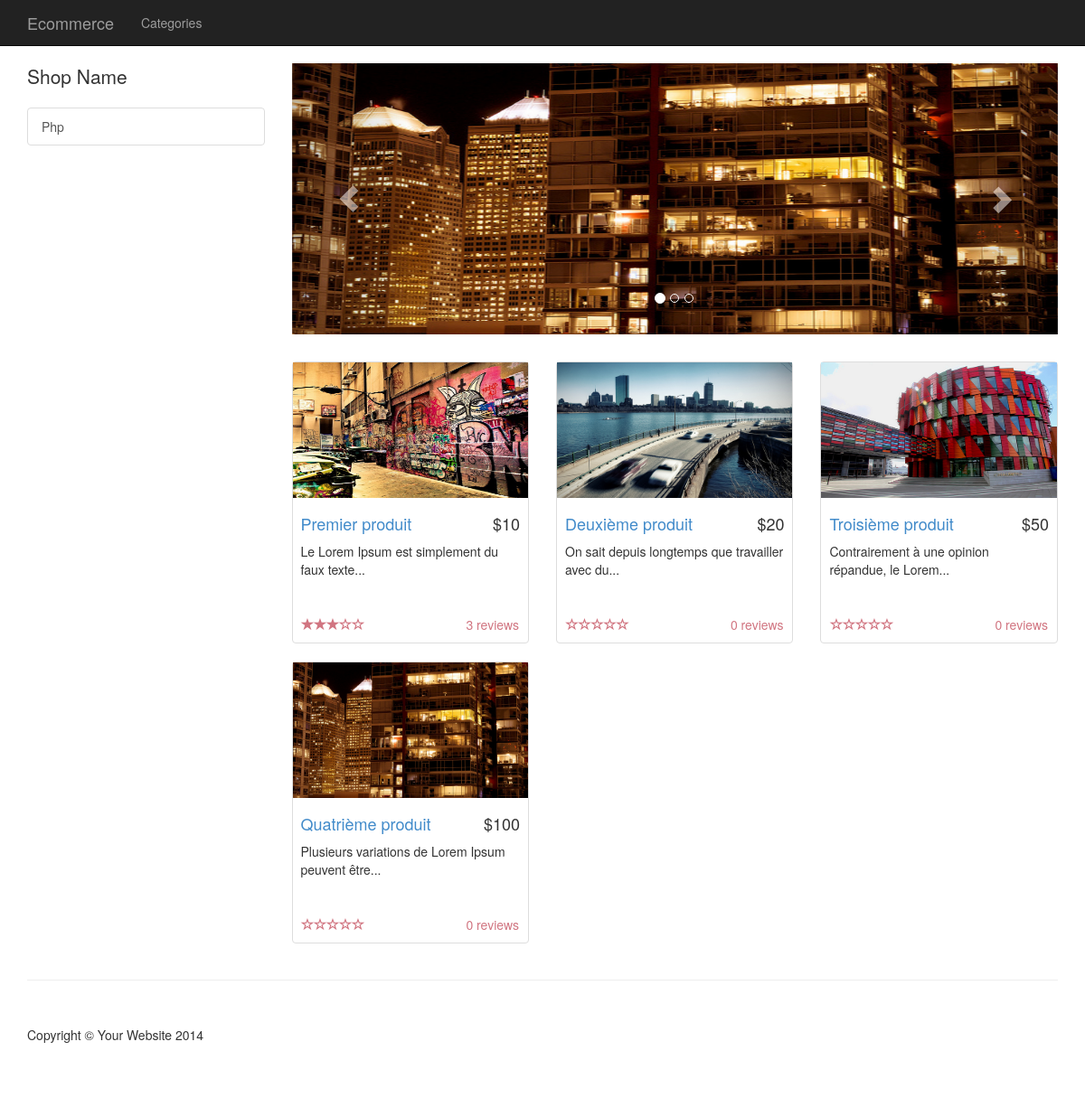
The page / on the database its author committed.
### tables this page shows
CREATE TABLE IF NOT EXISTS `categorie` (
  `id` int(11) NOT NULL AUTO_INCREMENT,
  `nom` varchar(250) NOT NULL,
  `description` text NOT NULL,
  `image` varchar(250) NOT NULL,
  PRIMARY KEY (`id`)
);

CREATE TABLE IF NOT EXISTS `product` (
  `id` int(11) NOT NULL AUTO_INCREMENT,
  `nom` varchar(250) NOT NULL,
  `description` text NOT NULL,
  `prix` float NOT NULL,
  `image` varchar(250) NOT NULL,
  `date_product` datetime NOT NULL,
  `id_categorie` int(11) NOT NULL,
  PRIMARY KEY (`id`),
  KEY `id_categorie` (`id_categorie`)
);

### index.php (called while the page is built, shortened)
<?php
$page = 'home';
$controller = ROOT.'controller/'.strtolower($page).'Controller.php';
if (file_exists($controller))
{
    include $controller;
}
else
{
    include ROOT.'view/404.php';
    die();
}
include ROOT.'view/layoutView.php';

### controller/sidebarController.php (called while the page is built)
<?php
$categorieManager = new CategorieManager($DB);
$sidebarCategorie = $categorieManager->getCategories();

### model/CategorieManager.class.php (called while the page is built, shortened)
<?php
class CategorieManager
{
  protected $pdo;
  public function __construct($connexion)
  {
    $this->pdo = $connexion;
  }
  public function getCategories()
  {
    $sql = 'SELECT * FROM categorie';
    $requete = $this->pdo->prepare($sql);
    $requete->setFetchMode( PDO::FETCH_CLASS, 'Categorie');
    $requete->execute();
    return $requete->fetchAll();
  }
}

### model/Categorie.class.php (called while the page is built, shortened)
<?php
class Categorie
{
  protected $id;
  protected $nom;
  public function getId()
  {
    return $this->id;
  }
  public function getNom()
  {
    return $this->nom;
  }
}

### controller/homeController.php (called while the page is built)
<?php
$ProductManager = new ProductManager($DB);
$products = $ProductManager->getProducts();
$carouselProducts = $ProductManager->getProductsOfCarousel();

### model/ProductManager.class.php (called while the page is built, shortened)
<?php
class ProductManager
{
  protected $pdo;
  public function __construct($connexion)
  {
    $this->pdo = $connexion;
  }
  public function getProducts()
  {
    $sql = 'SELECT product.*, AVG(note) as avg, COUNT(note) as nbnote FROM product LEFT JOIN commentaire on id_produit = product.id GROUP BY product.id';
    $requete = $this->pdo->prepare($sql);
    $requete->setFetchMode( PDO::FETCH_CLASS, 'Product');
    $requete->execute();
    return $requete->fetchAll();
  }
  public function getProductsOfCarousel()
  {
    $sql = 'SELECT image FROM product ORDER BY date_product DESC LIMIT 3';
    $requete = $this->pdo->prepare($sql);
    $requete->setFetchMode( PDO::FETCH_CLASS, 'Product');
    $requete->execute();
    return $requete->fetchAll();
  }
}

### model/Product.class.php (called while the page is built, shortened)
<?php
class Product
{
  protected $id;
  protected $nom;
  protected $description;
  protected $prix;
  protected $image;
  protected $avg;
  public function getId()
  {
    return $this->id;
  }
  public function getNom()
  {
    return $this->nom;
  }
  public function getPrix()
  {
    return $this->prix;
  }
  public function getImage()
  {
    return $this->image;
  }
  public function getAvg()
  {
    if ($this->avg)
    {
      return round($this->avg);
    }
    else
    {
      return 0;
    }
  }
  public function getLittleDescription($nbchar = 50)
  {
    return (strlen($this->description) > $nbchar ? substr(substr($this->description,0,$nbchar),0,strrpos(substr($this->description,0,$nbchar)," "))."..." : $this->description);
  }
}

### view/homeView.php (the view)
<div class="row carousel-holder">
    <div class="col-md-12">
        <div id="carousel-example-generic" class="carousel slide" data-ride="carousel">
            <ol class="carousel-indicators">
                <?php
                    $count = count($carouselProducts);
                    for ($i=0; $i < $count; $i++) :
                ?>
                        <li data-target="#carousel-example-generic" data-slide-to="<?= $i; ?>" <?= ($i == 0 ? 'class="active"' : '' ) ?>></li>
                    <?php endfor; ?>
            </ol>
            <div class="carousel-inner">
                <?php foreach ($carouselProducts as $key => $carousel): ?>
                    <div class="item <?= ($key == 0 ? 'active' : '') ?>">
                        <img style="height:300px" class="slide-image" src="<?= VIEW_IMG_ARTICLE.$carousel->getImage(); ?>" alt="">
                    </div>
                <?php endforeach; ?>
            </div>
            <a class="left carousel-control" href="#carousel-example-generic" data-slide="prev">
                <span class="glyphicon glyphicon-chevron-left"></span>
            </a>
            <a class="right carousel-control" href="#carousel-example-generic" data-slide="next">
                <span class="glyphicon glyphicon-chevron-right"></span>
            </a>
        </div>
    </div>
</div>
<div class="row">
    <?php foreach($products as $prod) : ?>
        <div class="col-sm-4 col-lg-4 col-md-4">
            <div class="thumbnail">
                <img style="height:150px" src="<?= VIEW_IMG_ARTICLE.$prod->getImage(); ?>" alt="">
                <div class="caption">
                    <h4 class="pull-right">$<?= $prod->getPrix(); ?></h4>
                    <h4><a href="?page=shopitem&id=<?= $prod->getId(); ?>"><?= $prod->getNom(); ?></a>
                    </h4>
                    <p><?= $prod->getLittleDescription(); ?></p>
                </div>
                <div class="ratings">
                    <p class="pull-right"><?= $prod->getAvg(); ?> reviews</p>
                    <p>
                        <?php
                            for ($i=0; $i < 5; $i++) {
                                if($i < $prod->getAvg())
                                {
                                    echo '<span class="glyphicon glyphicon-star"></span>';
                                }
                                else
                                {
                                    echo '<span class="glyphicon glyphicon-star-empty"></span>';
                                }
                            }
                        ?>
                    </p>
                </div>
            </div>
        </div>
    <?php endforeach; ?>
</div>

### view/globals/header.php (shortened to what this page needs)
<!DOCTYPE html>
<html lang="fr">
<head>
    <link href="<?= DIR_CSS ?>bootstrap.min.css" rel="stylesheet">
    <link href="<?= DIR_CSS ?>shop-homepage.css" rel="stylesheet">
</head>
<body>

### view/globals/navbar.php (shortened to what this page needs)
<nav class="navbar navbar-inverse navbar-fixed-top" role="navigation">
    <div class="container">
        <div class="navbar-header">
            <a class="navbar-brand" href="index.php">Ecommerce</a>
        </div>
        <div class="collapse navbar-collapse" id="bs-example-navbar-collapse-1">
            <ul class="nav navbar-nav">
                <li>
                    <a href="?page=categories">Categories</a>
                </li>
            </ul>
        </div>
    </div>
</nav>

### view/layoutView.php
<?php include "globals/header.php"; ?>
    <?php include "globals/navbar.php"; ?>
    <div class="container">
        <div class="row">
            <?php include 'globals/sidebar.php'; ?>
            <div class="col-md-9">
                <?php include $view; ?>
            </div>
        </div>
    </div>
    <?php include 'globals/footer.php'; ?>

### view/globals/sidebar.php
<?php include ROOT.'controller/sidebarController.php'; ?>
<div class="col-md-3">
    <p class="lead">Shop Name</p>
    <div class="list-group">
    	<?php foreach($sidebarCategorie as $cat) : ?>
        	<a href="?page=category&idcat=<?= $cat->getId(); ?>" class="list-group-item"><?= $cat->getNom(); ?></a>
        <?php endforeach; ?>
    </div>
</div>

### view/globals/footer.php (shortened to what this page needs)
    <div class="container">
        <hr>
        <footer>
            <div class="row">
                <div class="col-lg-12">
                    <p>Copyright &copy; Your Website 2014</p>
                </div>
            </div>
        </footer>
    </div>
</body>
</html>

### view/css/shop-homepage.css (style rules this page uses)
body { padding-top: 70px; }
.slide-image { width: 100%; }
.carousel-holder { margin-bottom: 30px; }
.carousel-control, .item { border-radius: 4px; }
.caption { height: 130px; overflow: hidden; }
.caption h4 { white-space: nowrap; }
.thumbnail img { width: 100%; }
.ratings { padding-right: 10px; padding-left: 10px; color: #d17581; }
.thumbnail { padding: 0; }
footer { margin: 50px 0; }

### rows shown on the page
categorie: nom "Php"
product: image (picture), prix "100", nom "Quatrième produit", description "Plusieurs variations de Lorem Ipsum peuvent être...", Avg "0"
product: image (picture), prix "10", nom "Premier produit", description "Le Lorem Ipsum est simplement du faux texte...", Avg "3"
product: image (picture), prix "20", nom "Deuxième produit", description "On sait depuis longtemps que travailler avec du...", Avg "0"
product: image (picture), prix "50", nom "Troisième produit", description "Contrairement à une opinion répandue, le Lorem...", Avg "0"
